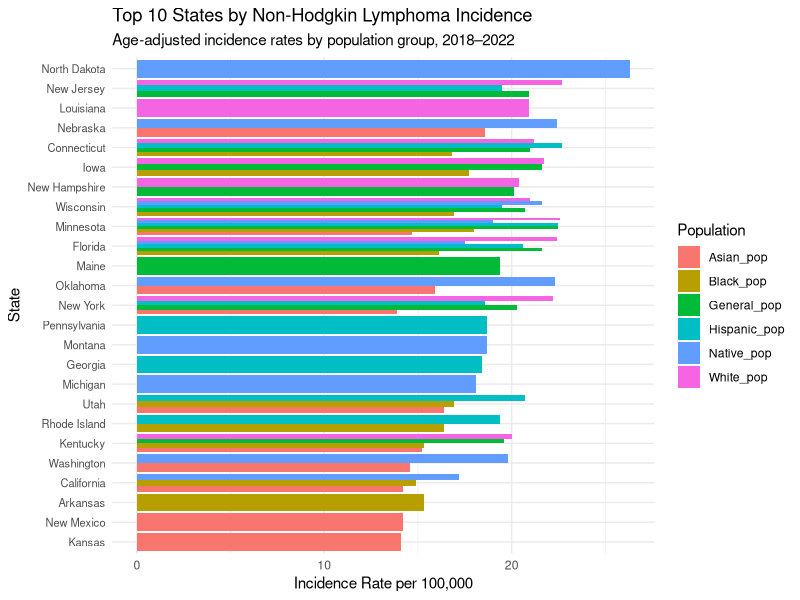
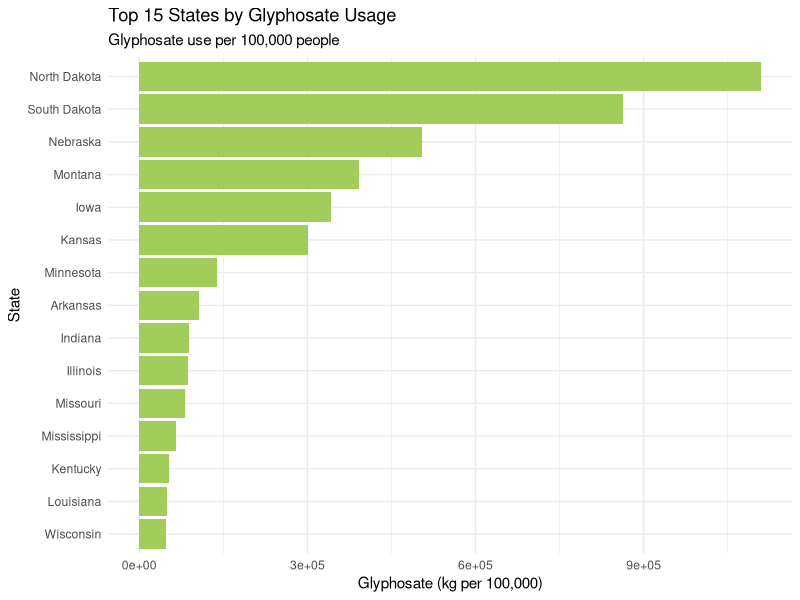

Source code (R) for these figures, in order:
install.packages("dplyr")
install.packages("ggplot2")
install.packages("tidytext")
library(dplyr)
library(ggplot2)
library(tidyr)
getwd()

list.files()

setwd("./US_maps_data/")

# Glyphosate usage from USGS is available at this link: 
# https://water.usgs.gov/nawqa/pnsp/usage/maps/county-level/StateLevel/AgPestUsebyCropGroup92to16.zip
# The table 'glyphosate_2016_merged_nhl.csv' uses data from this link
# The rows were selected for Compound = Glyphosate, summed by crop, and summed 1,200 rows <- 48 states * 25 years
# Then the glyphosate amounts were divided by 2020 census data to achieve "per capita" units similar to NHL data
# The NHL cancer by race data was taken from NHL cancer atlas interactive map tool 
glyphosate_usage <- read.csv("./glyphosate_2016_merged_nhl.csv")
general_pop <- read.csv("./Incidence_US_by_State_All_Races_Non-Hodgkin_Lymphoma_(Both_Sexes)_2018_-_2022.csv")
population_black <- read.csv("./Incidence_US_by_State_Non-Hispanic_Black_Non-Hodgkin_Lymphoma_(Both_Sexes)_2018_-_2022.csv")
population_hispanic <- read.csv("./Incidence_US_by_State_Hispanic_Non-Hodgkin_Lymphoma_(Both_Sexes)_2018_-_2022.csv")
population_native <- read.csv("./Incidence_US_by_State_Non-Hispanic_American_Indian_Alaskan_Native_Non-Hodgkin_Lymphoma_(Both_Sexes)_2018_-_2022.csv")
population_white <- read.csv("./Incidence_US_by_State_Non-Hispanic_White_Non-Hodgkin_Lymphoma_(Both_Sexes)_2018_-_2022.csv")
population_asian <- read.csv("./Incidence_US_by_State_Non-Hispanic_Asian_Pacific_Islander_Non-Hodgkin_Lymphoma_(Both_Sexes)_2018_-_2022.csv")

head(general_pop)

glyphosate_usage <- glyphosate_usage %>%
  select(Area, Glyphosate_kg_per_100k)

general_pop <- general_pop %>% 
  select(Area, Age.Adjusted.Rate.per.100.000) %>%
  rename_at('Age.Adjusted.Rate.per.100.000', ~"General_pop")

population_black <- population_black %>%
  select(Area, Age.Adjusted.Rate.per.100.000) %>%
  rename_at('Age.Adjusted.Rate.per.100.000', ~'Black_pop')

population_asian <- population_asian %>%
  select(Area, Age.Adjusted.Rate.per.100.000) %>%
  rename_at('Age.Adjusted.Rate.per.100.000', ~'Asian_pop')

population_hispanic <- population_hispanic %>%
  select(Area, Age.Adjusted.Rate.per.100.000) %>%
  rename_at('Age.Adjusted.Rate.per.100.000', ~'Hispanic_pop')

population_native <- population_native %>%
  select(Area, Age.Adjusted.Rate.per.100.000) %>%
  rename_at('Age.Adjusted.Rate.per.100.000', ~'Native_pop')

population_white <- population_white %>%
  select(Area, Age.Adjusted.Rate.per.100.000) %>%
  rename_at('Age.Adjusted.Rate.per.100.000', ~'White_pop')

master_data <- inner_join(glyphosate_usage, general_pop, by='Area')
master_data <- inner_join(master_data, population_black, by = 'Area')
master_data <- inner_join(master_data, population_asian, by='Area')
master_data <- inner_join(master_data, population_hispanic, by='Area')
master_data <- inner_join(master_data, population_native, by='Area')
master_data <- inner_join(master_data, population_white, by='Area')

head(master_data)
summary(master_data)

# Make sure measurement columns are numeric
master_data <- master_data %>%
  mutate(
    across(
      -Area,
      ~ as.numeric(na_if(as.character(.x), "No Data/Suppressed"))
    )
  )


# GRAPH 1: TOP 10 STATES BY CANCER INCIDENCE
# Select the six population incidence variables
population_long <- master_data %>%
  select(
    Area,
    General_pop,
    Black_pop,
    Asian_pop,
    Hispanic_pop,
    Native_pop,
    White_pop
  ) %>%
  pivot_longer(
    cols = -Area,
    names_to = "Population",
    values_to = "Incidence"
  ) %>%
  filter(!is.na(Incidence))

# Find the top 10 states for each population
top_population_states <- population_long %>%
  group_by(Population) %>%
  slice_max(
    order_by = Incidence,
    n = 10,
    with_ties = FALSE
  ) %>%
  ungroup()

# Plot all populations together in ONE graph
ggplot(
  top_population_states,
  aes(
    x = Incidence,
    y = reorder(Area, Incidence),
    fill = Population
  )
) +
  geom_col(position = "dodge") +
  theme_minimal() +
  theme(
    axis.text.y = element_text(size = 8),
    legend.position = "right"
  ) +
  labs(
    title = "Top 10 States by Non-Hodgkin Lymphoma Incidence",
    subtitle = "Age-adjusted incidence rates by population group, 2018–2022",
    x = "Incidence Rate per 100,000",
    y = "State",
    fill = "Population"
  )



# GRAPH 2: TOP 15 STATES BY GLYPHOSATE USE
top_glyphosate_states <- master_data %>%
  filter(!is.na(Glyphosate_kg_per_100k)) %>%
  slice_max(
    order_by = Glyphosate_kg_per_100k,
    n = 15,
    with_ties = FALSE
  ) %>%
  arrange(Glyphosate_kg_per_100k) %>%
  mutate(
    Area = factor(Area, levels = Area)
  )

ggplot(
  top_glyphosate_states,
  aes(
    x = Glyphosate_kg_per_100k,
    y = Area
  )
) +
  geom_col(fill = "darkolivegreen3") +
  theme_minimal() +
  labs(
    title = "Top 15 States by Glyphosate Usage",
    subtitle = "Glyphosate use per 100,000 people",
    x = "Glyphosate (kg per 100,000)",
    y = "State"
  )
